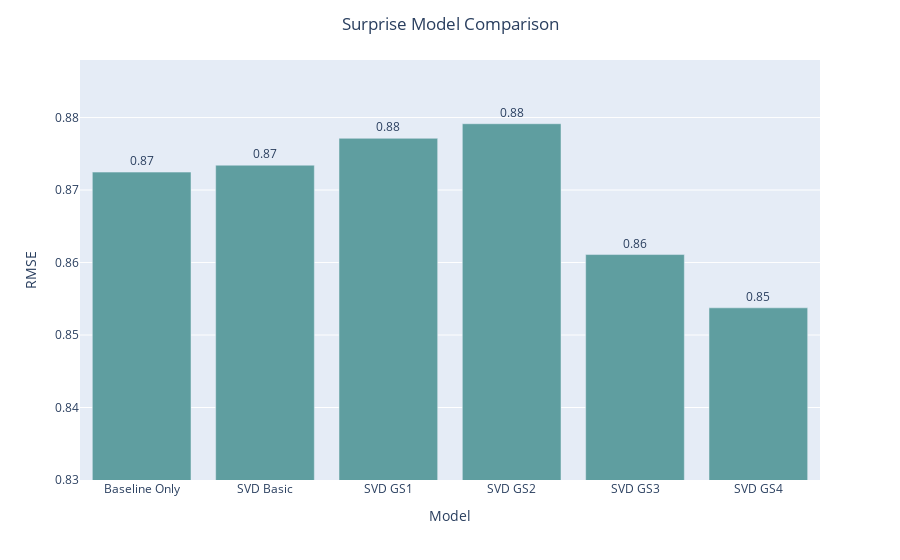

Notebook code for this chart:
### Markdown cell above
### Model Comparison

### Code cell
import plotly.express as px

#using plotly to plot the model RMSE scores
fig = px.bar(x=X, y=y, text=y, text_auto='.2')

fig.update_layout(
    title_text='Surprise Model Comparison',
    title_x=0.5,
    xaxis_title="Model",
    yaxis_title="RMSE",
    yaxis=dict(
        tick0=0.8,
        dtick=0.01,
        tickformat='.2f',
        range=[0.83, max(y)*1.01]
    )
)

fig.update_traces(marker_color="#5F9EA0", textposition="outside")

fig.show()

### Figure 1 — Plotly figure (JSON) as saved in the notebook; plotly's stock layout.template omitted (floating-point values rounded to 4 significant figures)
{"data": [{"alignmentgroup": "True", "hovertemplate": "x=%{x}<br>y=%{y}<br>text=%{text}<extra></extra>", "legendgroup": "", "marker": {"color": "#5F9EA0", "pattern": {"shape": ""}}, "name": "", "offsetgroup": "", "orientation": "v", "showlegend": false, "text": [0.8725, 0.8734, 0.8771, 0.8791, 0.8611, 0.8538], "textposition": "outside", "texttemplate": "%{y:.2}", "type": "bar", "x": ["Baseline Only", "SVD Basic", "SVD GS1", "SVD GS2", "SVD GS3", "SVD GS4"], "xaxis": "x", "y": [0.8725, 0.8734, 0.8771, 0.8791, 0.8611, 0.8538], "yaxis": "y"}], "layout": {"barmode": "relative", "legend": {"tracegroupgap": 0}, "margin": {"t": 60}, "title": {"text": "Surprise Model Comparison", "x": 0.5}, "xaxis": {"anchor": "y", "domain": [0, 1], "title": {"text": "Model"}}, "yaxis": {"anchor": "x", "domain": [0, 1], "dtick": 0.01, "range": [0.83, 0.8879], "tick0": 0.8, "tickformat": ".2f", "title": {"text": "RMSE"}}}}
